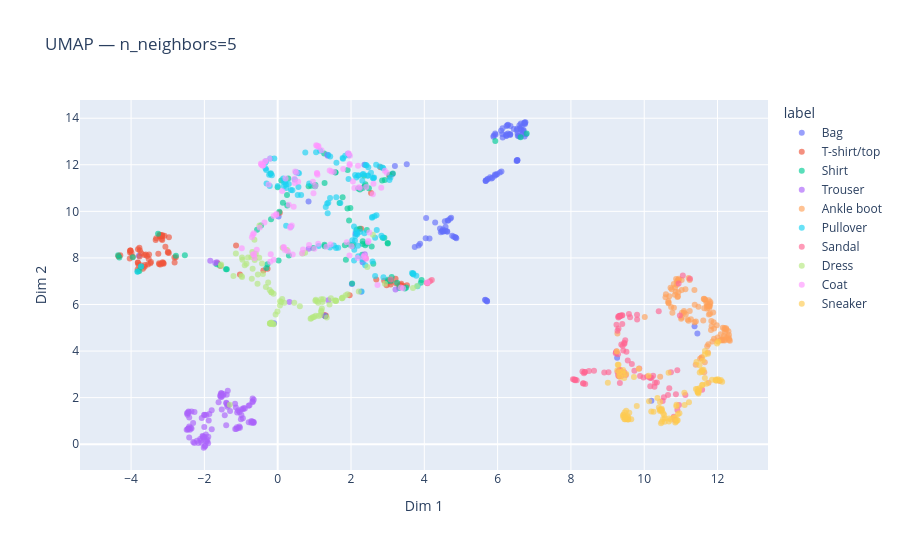
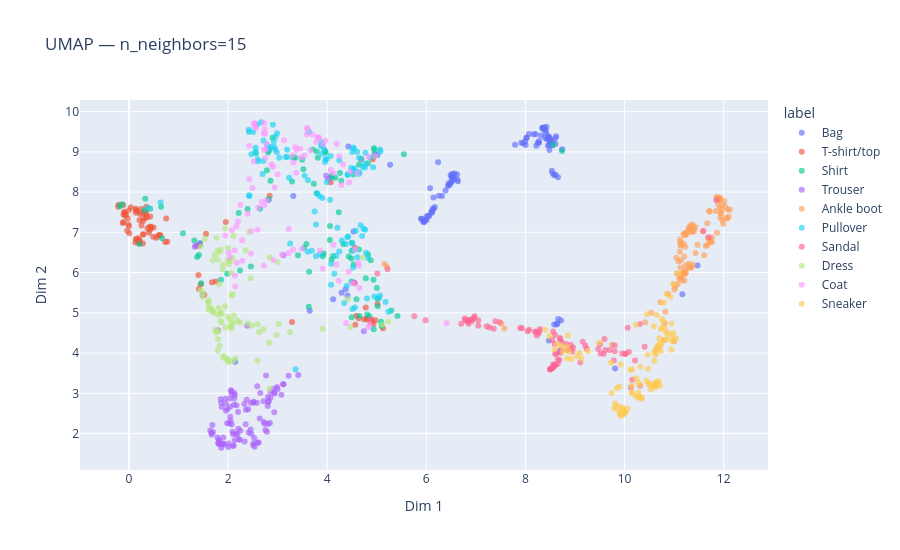
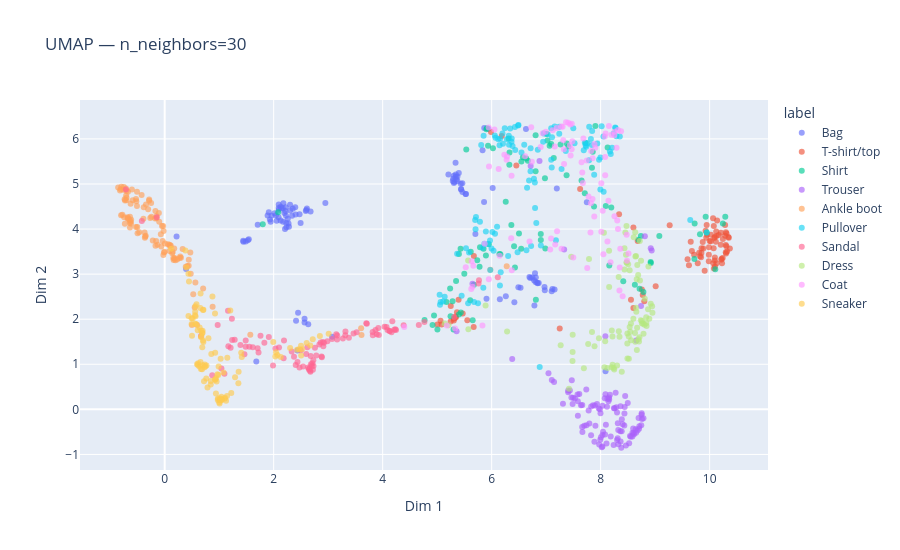
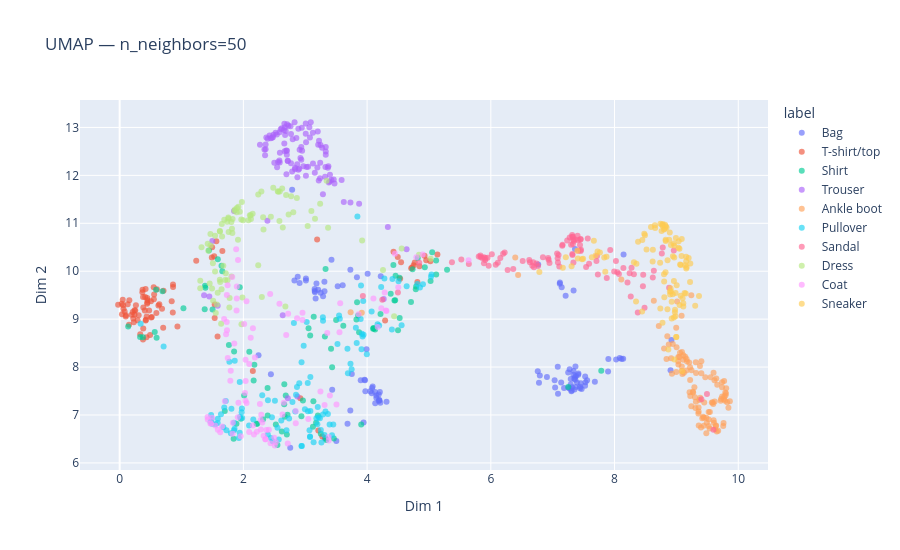

Notebook code cell kept with these figures, in order:
### Markdown cell above
---
## b) ACP, t-SNE y UMAP en 2 componentes

### Exploración de n_neighbors para UMAP

### Code cell
dr = DimReducer(df, color_col='label', seed=42)

dr.explore_umap_neighbors(neighbors_list=[5, 15, 30, 50])
